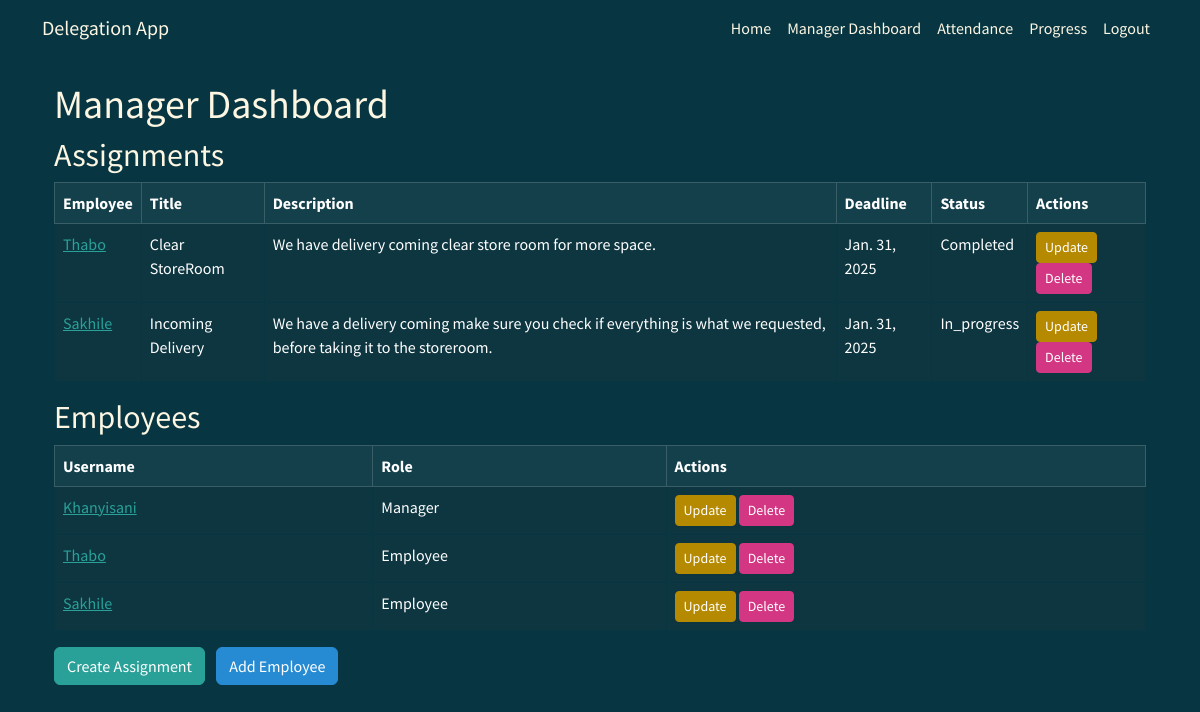
/manager/ (signed in), run on the app's committed database.
### tasks/models.py (models this page shows, shortened)
class Assignment(models.Model):
    STATUS_CHOICES = [
        ('pending', 'Pending'),
        ('in_progress', 'In Progress'),
        ('completed', 'Completed'),
    ]
    status = models.CharField(max_length=20, choices=STATUS_CHOICES, default='pending')
    title = models.CharField(max_length=255)
    description = models.TextField()
    deadline = models.DateField()
    employee = models.ForeignKey('Employee', on_delete=models.CASCADE, related_name='assignments') # Forward reference and related name
    created_by = models.ForeignKey(User, on_delete=models.SET_NULL, null=True, blank=True, related_name='created_assignments') # Added created_by

class Employee(models.Model):
    user = models.OneToOneField(User, on_delete=models.CASCADE)
    ROLE_CHOICES = [
        ('manager', 'Manager'),
        ('employee', 'Employee'),
    ]
    role = models.CharField(max_length=20, choices=ROLE_CHOICES, default='employee')

### tasks/views.py (the view)
# urls.py: path('manager/', views.manager_dashboard, name='manager_dashboard'),
@login_required
@manager_required
def manager_dashboard(request):
    assignments = Assignment.objects.all()
    employees = Employee.objects.all()
    context = {
        'assignments': assignments,
        'employees': employees,
    }
    return render(request, 'tasks/manager_dashboard.html', context)

### tasks/views.py (called while the page is built)
def manager_required(view_func):
    @wraps(view_func)
    def _wrapped_view(request, *args, **kwargs):
        if not request.user.is_authenticated or request.user.employee.role != 'manager':
            messages.error(request, "You do not have permission to access this page.") #Using messages framework
            return redirect('employee_dashboard' if request.user.is_authenticated else 'login') # Redirect to appropriate page
        return view_func(request, *args, **kwargs)
    return _wrapped_view

### tasks/templates/tasks/manager_dashboard.html (shortened to what this page needs)
{% extends 'tasks/base.html' %}
{% block content %}
<div class="container">
    <h1>Manager Dashboard</h1>
    <h2>Assignments</h2>
    <div class="table-responsive">
        <table class="table table-bordered table-hover">
            <thead class="table-dark">
                <tr>
                    <th>Employee</th>
                    <th>Title</th>
                    <th>Description</th>
                    <th>Deadline</th>
                    <th>Status</th>
                    <th>Actions</th>
                </tr>
            </thead>
            <tbody>
                {% for assignment in assignments %}
                <tr>
                    <td><a href="{% url 'employee_details' assignment.employee.pk %}">{{ assignment.employee.user.username }}</a></td>
                    <td>{{ assignment.title }}</td>
                    <td>{{ assignment.description }}</td>
                    <td>{{ assignment.deadline }}</td>
                    <td>{{ assignment.status|capfirst }}</td>
                    <td>
                        <a href="{% url 'update_assignment' assignment.pk %}" class="btn btn-sm btn-primary">Update</a>
                        <a href="{% url 'delete_assignment' assignment.pk %}" class="btn btn-sm btn-danger">Delete</a>
                    </td>
                </tr>
                {% empty %}
                <tr>
                    <td colspan="6">No assignments found.</td>
                </tr>
                {% endfor %}
            </tbody>
        </table>
    </div>
    <h2>Employees</h2>
    <div class="table-responsive">
        <table class="table table-bordered table-hover">
            <thead class="table-dark">
                <tr>
                    <th>Username</th>
                    <th>Role</th>
                    <th>Actions</th>
                </tr>
            </thead>
            <tbody>
                {% for employee in employees %}
                <tr>
                    <td><a href="{% url 'employee_details' employee.pk %}">{{ employee.user.username }}</a></td>
                    <td>{{ employee.role|capfirst }}</td>
                    <td>
                        <a href="{% url 'update_employee' employee.pk %}" class="btn btn-sm btn-primary">Update</a>
                        <a href="{% url 'delete_employee' employee.pk %}" class="btn btn-sm btn-danger">Delete</a>
                    </td>
                </tr>
                {% empty %}
                <tr>
                    <td colspan="3">No employees found.</td>
                </tr>
                {% endfor %}
            </tbody>
        </table>
    </div>
    <a href="{% url 'create_assignment' %}" class="btn btn-success">Create Assignment</a>
    <a href="{% url 'create_employee' %}" class="btn btn-info ms-2">Add Employee</a>
</div>
{% endblock %}

### tasks/templates/tasks/base.html (shortened to what this page needs)
{% load static %}
<!DOCTYPE html>
<html lang="en">
<head>
    <link href="https://bootswatch.com/5/solar/bootstrap.min.css" rel="stylesheet">
</head>
<body class="bg-dark text-light">
    <nav class="navbar navbar-expand-lg bg-dark" data-bs-theme="dark">
        <div class="container">
            <a class="navbar-brand text-light" href="{% url 'index' %}">Delegation App</a>
            <div class="collapse navbar-collapse" id="navbarNav">
                <ul class="navbar-nav ms-auto">
                    <li class="nav-item">
                        <a class="nav-link text-light" href="{% url 'index' %}">Home</a>
                    </li>
                    {% if user.is_authenticated %}
                        {% if user.is_staff %}
                            <li class="nav-item">
                                <a class="nav-link text-light" href="{% url 'manager_dashboard' %}">Manager Dashboard</a>
                            </li>
                        {% else %}
                            <li class="nav-item">
                                <a class="nav-link text-light" href="{% url 'employee_dashboard' %}">Employee Dashboard</a>
                            </li>
                        {% endif %}
                        <li class="nav-item">
                            <a class="nav-link text-light" href="{% url 'attendance' %}">Attendance</a>
                        </li>
                        <li class="nav-item">
                            <a class="nav-link text-light" href="{% url 'progress' %}">Progress</a>
                        </li>
                        <li class="nav-item">
                            <a class="nav-link text-light" href="{% url 'logout' %}">Logout</a>
                        </li>
                    {% else %}
                        <li class="nav-item">
                            <a class="nav-link text-light" href="{% url 'login' %}">Login</a>
                        </li>
                    {% endif %}
                </ul>
            </div>
        </div>
    </nav>
    <div class="container mt-4">
        {% block content %}
        {% endblock %}
    </div>
</body>
</html>

### data on the page
Assignment: employee.user.username "Thabo", title "Clear StoreRoom", description "We have delivery coming clear store room for more space.", deadline "Jan. 31, 2025", status "Completed"
Assignment: employee.user.username "Sakhile", title "Incoming Delivery", description "We have a delivery coming make sure you check if everything is what we requested, before taking it to the storeroom.", deadline "Jan. 31, 2025", status "In_progress"
Employee: user.username "Khanyisani", role "Manager"
Employee: user.username "Thabo", role "Employee"
Employee: user.username "Sakhile", role "Employee"
